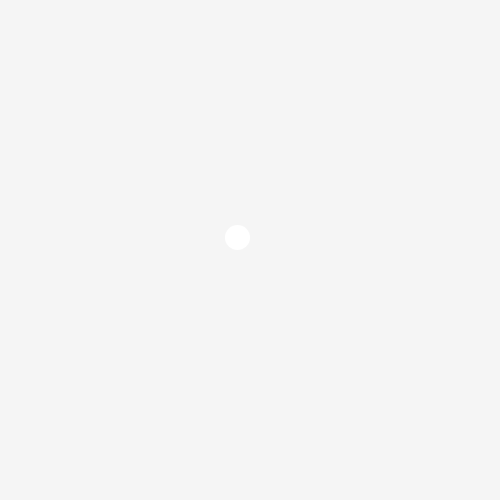
Frame 1 (no input)
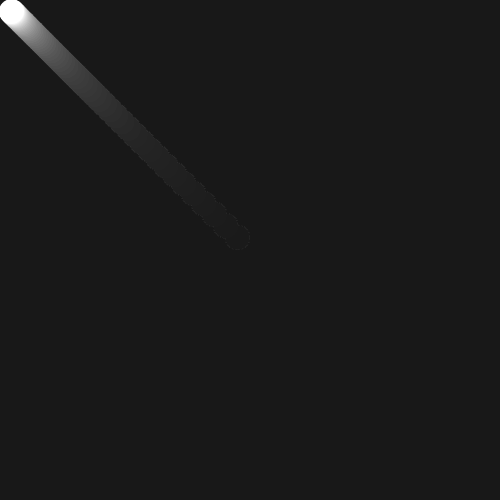
Frame 60 (no input)
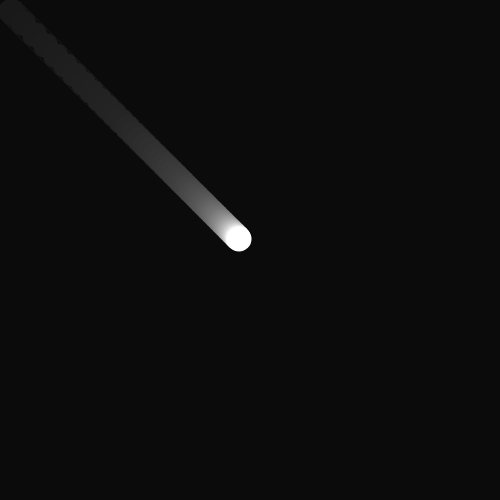
Frame 120 (the mouse pressed at the canvas centre since frame 60)

The p5.js sketch that drew these frames (run headless with seeded random() and noise() and a simulated clock; from frame 60 on, the mouse is pressed at the canvas centre):

// p5.js sketch
// ── sketch.js
// the character's current position
var xPos, yPos;

// the character's desired position
var xDesired, yDesired;

function setup() {
  createCanvas(500, 500);

  // default the character to the middle of the screen
  xPos = 250;
  yPos = 250;

  // default the character to want to move to the middle of the screen
  xDesired = 250;
  yDesired = 250;

  noStroke();
}

function draw() {
  // erase the background
  background(0, 10);

  // the mouse position is always the desired position
  xDesired = mouseX;
  yDesired = mouseY;

  // compute the distance between the character and the desired location
  var distX = xDesired - xPos;
  var distY = yDesired - yPos;

  // move 5% of the way toward the desired position
  xPos += 0.05 * distX;
  yPos += 0.05 * distY;

  // draw the "character" at its current position
  fill(255);
  ellipse(xPos, yPos, 25, 25);
}
